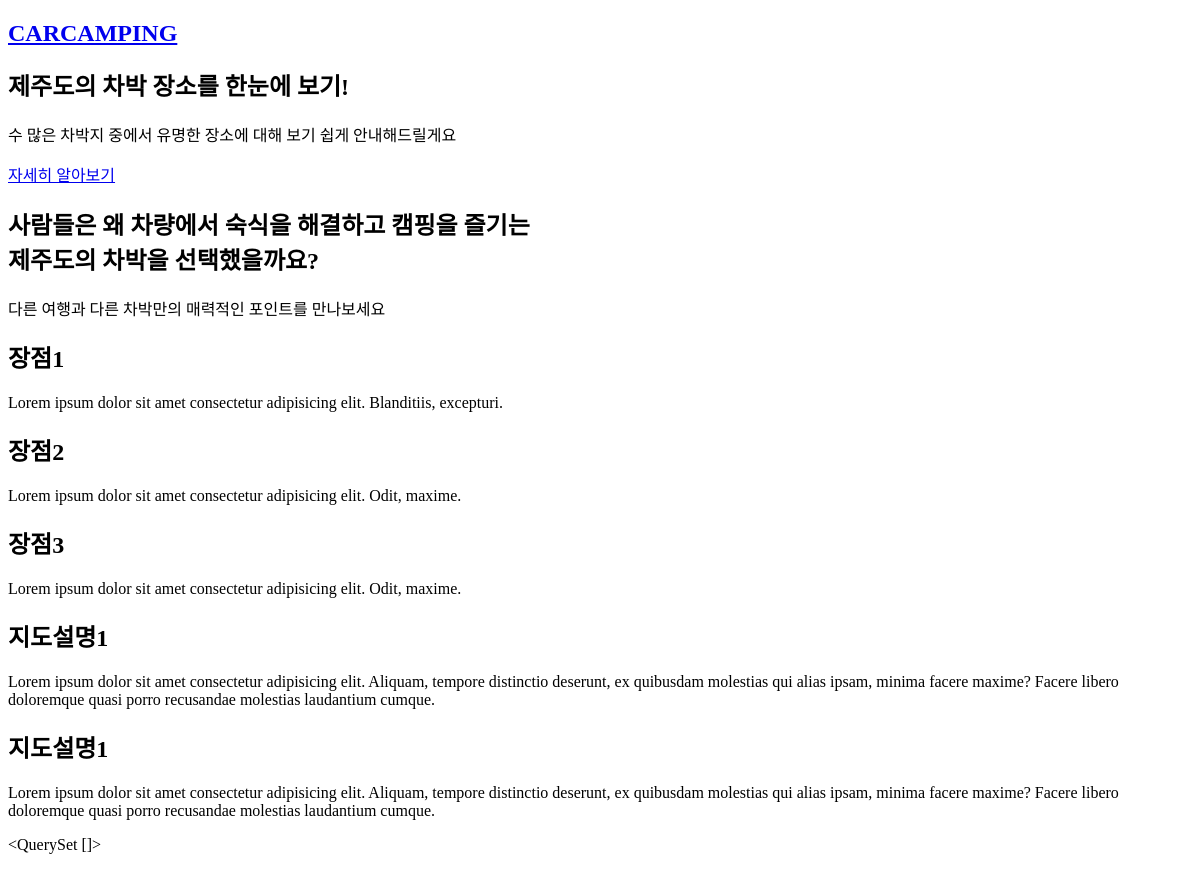
Before: / with the older database file.
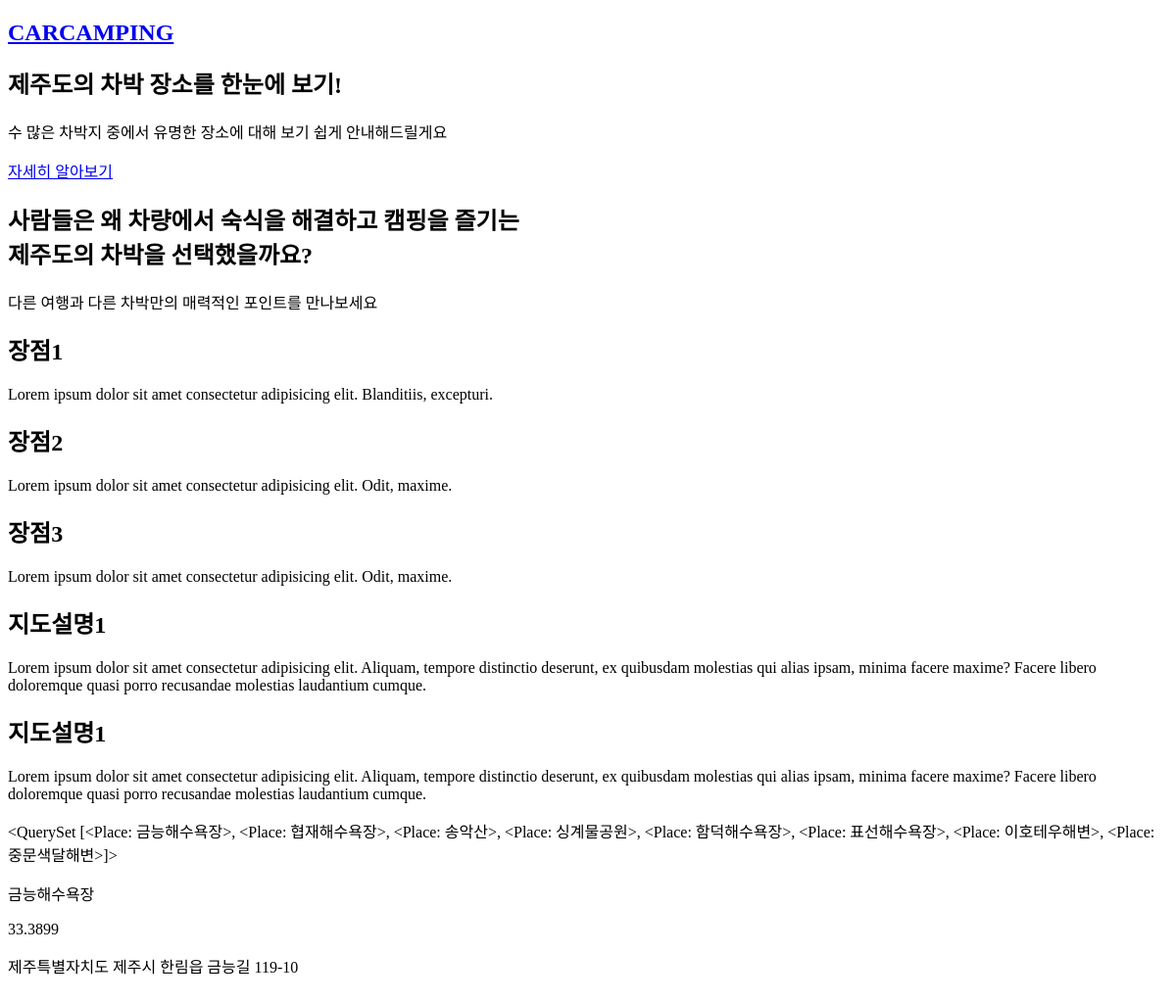
After: the same page with the newer database file.
### main/models.py (models this page shows)
class Place(models.Model):
    name = models.CharField(max_length=50, default = '')
    lat = models.FloatField(default = '')
    lan = models.FloatField(default = '')
    location = models.CharField(max_length=50, default = '')
    marker = models.CharField(max_length=15, default = '')
    content = models.TextField()
    def __str__(self):
        return self.name

### main/views.py (the view)
# urls.py: path('', index),
def index(request):
    places = Place.objects.all()
    placesjson = serializers.serialize('json', Place.objects.all())
    context = {
        'places': places,
        'placesjson': placesjson,
    }
    return render(request, 'main/index.html', context)

### main/templates/main/index.html (shortened to what this page needs)
<!DOCTYPE html>
<html lang="ko">
<head>
<body>
    <section class="container1">
        <header class="container1-header">
            <h2><a href="./index.html">CARCAMPING</a></h2>
        </header>
        <main class="main-content">
            <h1>제주도의 차박 장소를 한눈에 보기!</h1>
            <p>수 많은 차박지 중에서 유명한 장소에 대해 보기 쉽게 안내해드릴게요</p>
            <div class="more-content-btn"><a href="#more-content">자세히 알아보기</a></div>
        </main>
    </section>
    <section class="container2" id="more-content">
        <header class="container2-header">
            <h2>
                사람들은 <strong>왜</strong> 차량에서 숙식을 해결하고 캠핑을 즐기는<br>
                제주도의 <strong>차박</strong>을 선택했을까요?
            </h2>
            <p>다른 여행과 다른 차박만의 매력적인 포인트를 만나보세요</p>
        </header>
        <article class="card-container">
            <div class="card">
                <div class="card-text">
                    <h2>장점1</h2>
                    <p>Lorem ipsum dolor sit amet consectetur adipisicing elit. Blanditiis, excepturi.</p>
                </div>
            </div>
            <div class="card">
                <div class="card-text">
                    <h2>장점2</h2>
                    <p>Lorem ipsum dolor sit amet consectetur adipisicing elit. Odit, maxime.</p>
                </div>
            </div>
            <div class="card">
                <div class="card-text">
                    <h2>장점3</h2>
                    <p>Lorem ipsum dolor sit amet consectetur adipisicing elit. Odit, maxime.</p>
                </div>
            </div>
        </article>
    </section>
    <section class="container3">
        <article class="map-container map-container1">
            <div class="map-text1">
                <h2 class="map-text-margin-bottom">지도설명1</h2>
                <p>Lorem ipsum dolor sit amet consectetur adipisicing elit. Aliquam, tempore distinctio deserunt, ex quibusdam molestias qui alias ipsam, minima facere maxime? Facere libero doloremque quasi porro recusandae molestias laudantium cumque.</p>
            </div>
        </article>
        <article class="map-container map-container2">
            <div class="map-text2">
                <h2 class="map-text-margin-bottom">지도설명1</h2>
                <p>Lorem ipsum dolor sit amet consectetur adipisicing elit. Aliquam, tempore distinctio deserunt, ex quibusdam molestias qui alias ipsam, minima facere maxime? Facere libero doloremque quasi porro recusandae molestias laudantium cumque.</p>
            </div>
        </article>
    </section>
    <div>
        <p>{{ places }}</p>
        <p>{{ places.0 }}</p>
        <p>{{ places.0.lat }}</p>
        <p>{{ places.0.location }}</p>
    </div>
    <div id="map" style="width:100%;height:350px;"></div>
    {% load static %}
</body>
</html>

Changed rows visible on the page:
added Place: name.name "<QuerySet [<Place: 금능해수욕장>, <Place: 협재해수욕장>, <Place: 송악산>, <Place: 싱계물공원>, <Place: 함덕해수욕장>, <Place: 표선해수욕장>, <Place: 이호테우해변>, <Place: 중문색달해변>]>", name "금능해수욕장", lat "33.3899", location "제주특별자치도 제주시 한림읍 금능길 119-10"
Other visible differences:
{{ places }}: "<QuerySet []>" → (not shown)
